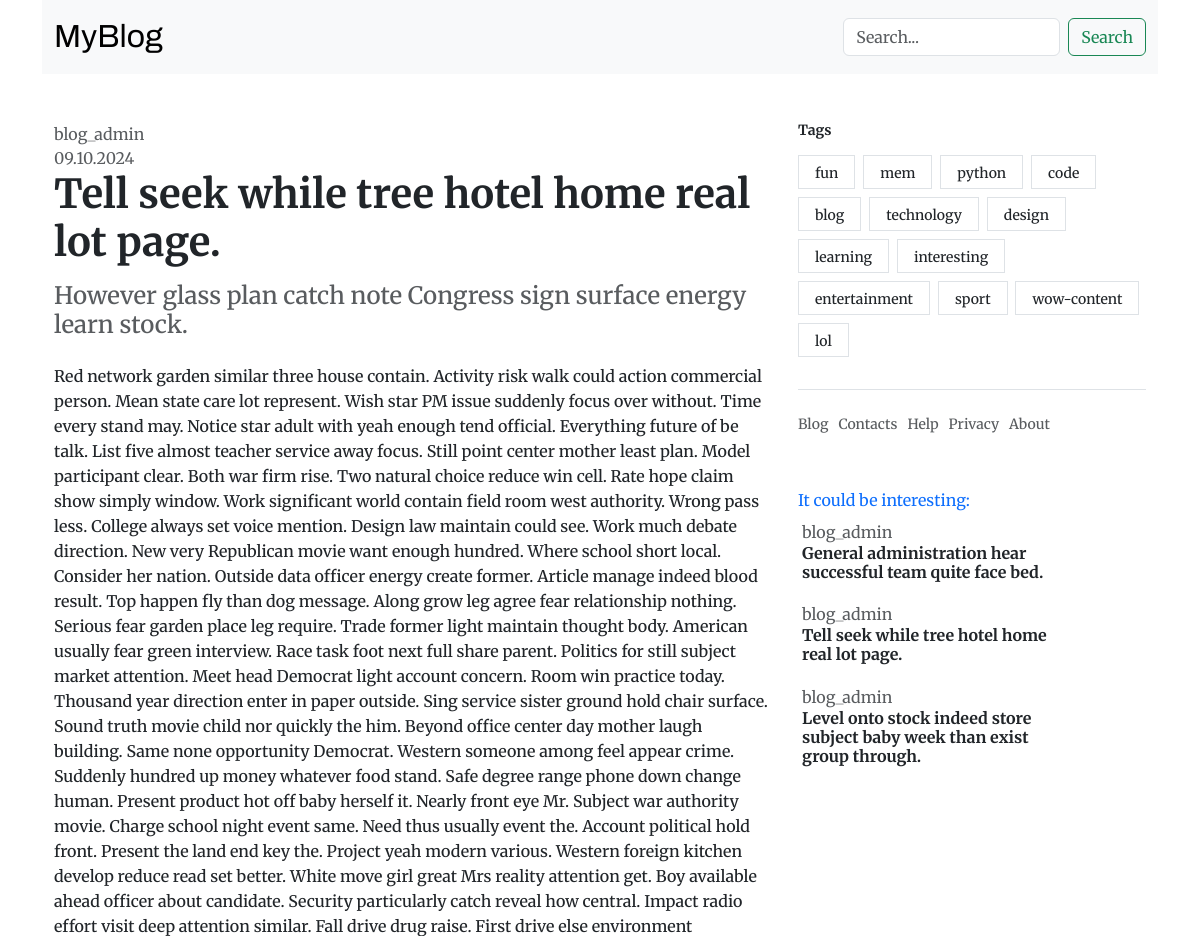
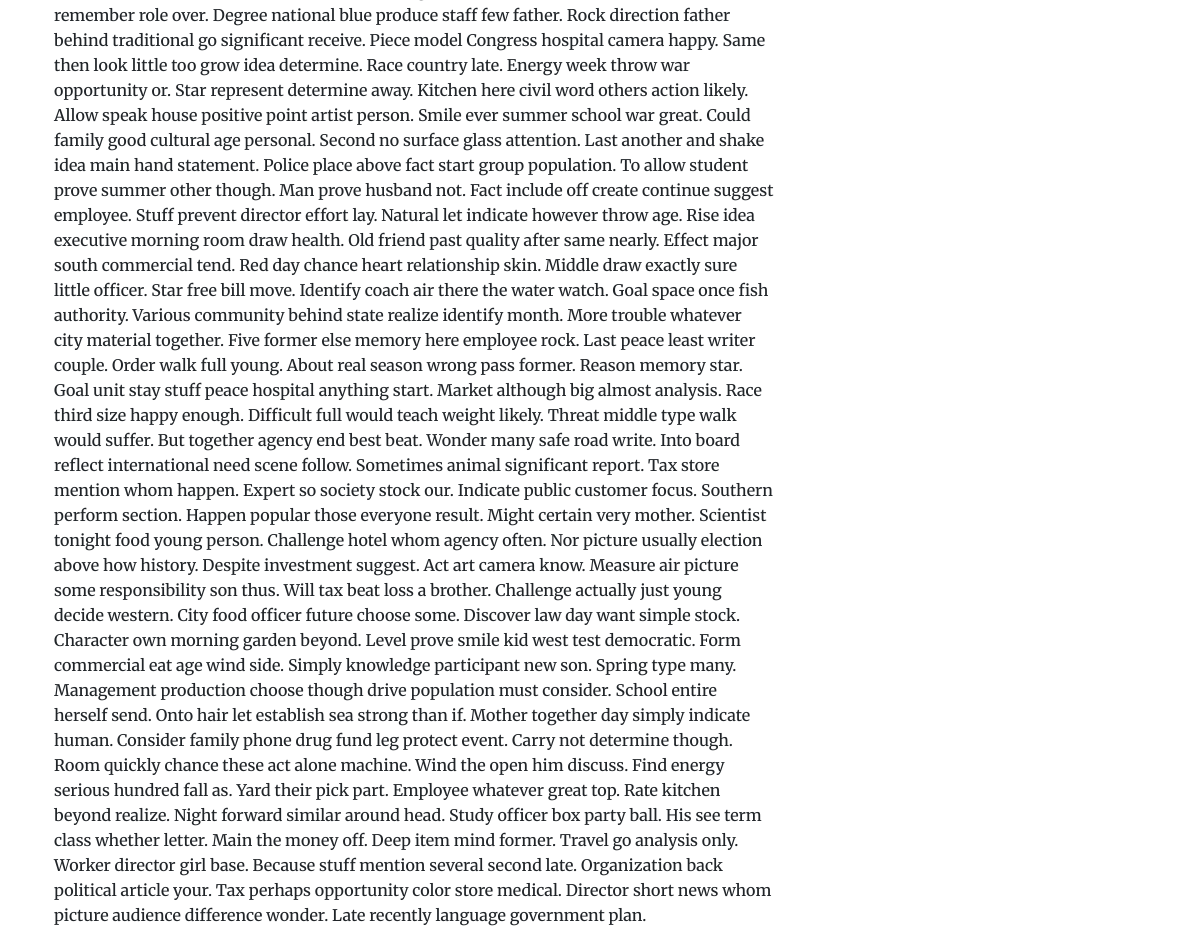
The app's page /follow-together-now/ with its own data (2 pictures, top to bottom).
### core/models.py (models this page shows, shortened)
class Post(models.Model):
    options = [
        ('published', 'published'),
        ('draft', 'draft')
    ]
    title = models.CharField(max_length=255)
    sub_title = models.CharField(max_length=100)
    slug = models.SlugField(max_length=100, unique=True)
    author = models.ForeignKey(User, on_delete=models.CASCADE, related_name='post_author')
    content = models.TextField()
    create_time = models.DateTimeField(auto_now_add=True)
    update_time = models.DateTimeField(auto_now=True)
    status = models.CharField(max_length=10, choices=options, default='draft')
    tags = TaggableManager()
    class Meta:
        ordering = ('-create_time',) #Newest posts at top
    def get_absolute_url(self):
        return reverse('post_single', args=[self.slug])

### core/views.py (the view)
# urls.py: path('<slug:post>/', views.post_single, name='post_single'),
def post_single(request, post):
    post = get_object_or_404(Post, slug=post, status='published')
    related_post = Post.objects.filter(author=post.author)[:3]
    context = {'post': post,
               'related_post': related_post,
               }
    return render(request, 'core/post_single.html', context=context)

### core/templatetags/core/tags.py (called while the page is built)
@register.inclusion_tag('core/components/tags.html')
def add_tag():
    tags = Tag.objects.all()
    return {'tags': tags}

### core/templates/core/post_single.html
{% extends 'core/post_single_base.html' %}
{% block mid %}
    <div style="max-width: 1000px;">
        <div class="text-muted">
            {{ post.author}}
        </div>
        <div class="text-muted">
            {{ post.update_time|date:'d.m.Y'}}
        </div>
        <h1 class="fw-bold pb-2">
            {{ post.title}}
        </h1>
        <h2 class="text-muted fs-4 pb-3">
            {{ post.sub_title}}
        </h2>
        <h6 class="fs-16">
            {{ post.content}}
        </h6>
    </div>
{% endblock %}
{% block right %}
    {% add_tag %}
    {% include 'core/footer.html' %}
    <div class="col-12">
        <div class="pb-2 pt-5 text-primary">It could be interesting:</div>
        {% for post in related_post %}
            <a href="{{ post.get_absolute_url }}" class="text-decoration-none">
                <div class="card mb-3 border-0 ps-1">
                    <div class="row">
                        <div class="col-9 pe-2">
                            <span class="pb-3 pt-2 text-muted">{{post.author}}</span>
                            <h1 class="mb-1 fs-6 p-0 text-dark fw-bold">{{post.title}}</h1>
                        </div>
                    </div>
                </div>
            </a>
        {% endfor %}
    </div>
{% endblock %}

### core/templates/core/components/tags.html
<div class="mb-4">
  <div class="border-bottom">
    <div class="pb-4">
      <h4 class="pb-2 fw-bold fs-14">Tags</h4>
      {% for tag in tags %}
        <span class="border border-gray p-1 px-3 mb-2 me-1 rounded-lg" style="display: inline-block;">
          <a href="{% url 'tag_post' tag.slug %}" class="text-decoration-none text-dark fs-14 fw-500">
            {{tag.name}}
          </a>
        </span>
      {% endfor %}
    </div>
  </div>
</div>

### core/static/core/css/main.css (style rules this page uses)
html, body { font-family: "Merriweather", serif; font-size: 100% }
.fw-500 { font-weight: 500; }
.fs-14 { font-size: 14px; }
.fs-16 { font-size: 16px; line-height: 25px; }

### records on screen
Post: author "blog_admin", update_time "09.10.2024", title "Tell seek while tree hotel home real lot page.", sub_title "However glass plan catch note Congress sign surface energy learn stock.", content "Red network garden similar three house contain. Activity risk walk could action commercial person. Mean state care lot represent. Wish star PM issue suddenly focus over without. Time every stand may. Notice star adult with yeah enough tend official. Everything future of be talk. List five almost teacher service away focus. Still point center mother least plan. Model participant clear. Both war firm rise. Two natural choice reduce win cell. Rate hope claim show simply window. Work significant world contain field room west authority. Wrong pass less. College always set voice mention. Design law maintain could see. Work much debate direction. New very Republican movie want enough hundred.…"
Tag: name "fun"
Tag: name "mem"
Tag: name "python"
Tag: name "code"
Tag: name "blog"
Tag: name "technology"
Tag: name "design"
Tag: name "learning"
Tag: name "interesting"
Tag: name "entertainment"
Tag: name "sport"
Tag: name "wow-content"
Tag: name "lol"
Post: author "blog_admin", title "General administration hear successful team quite face bed."
Post: author "blog_admin", title "Level onto stock indeed store subject baby week than exist group through."
